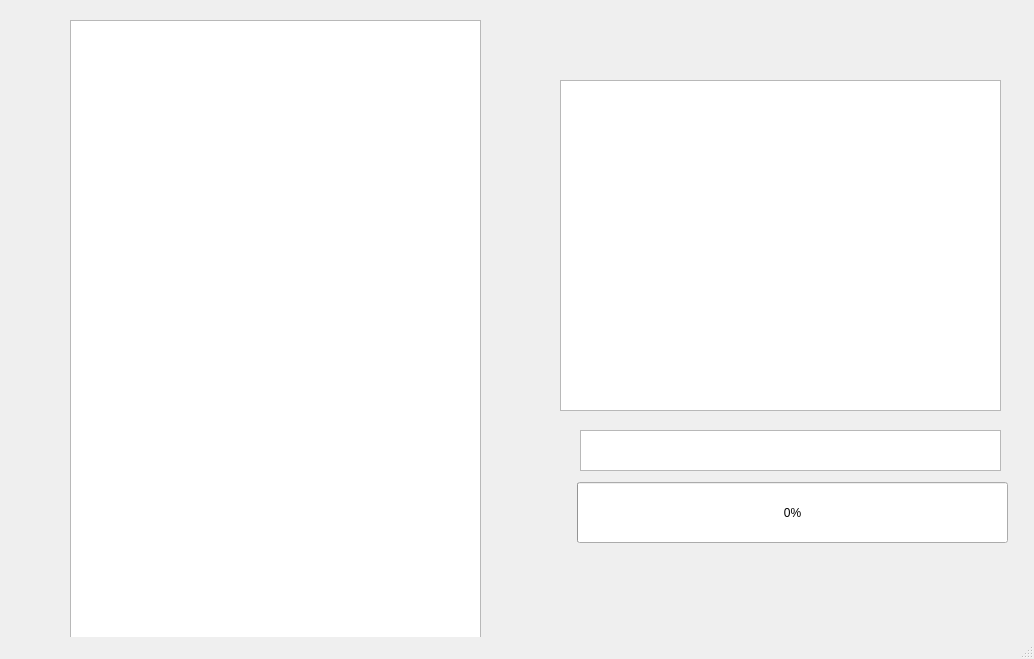
<?xml version="1.0" encoding="UTF-8"?>
<ui version="4.0">
 <class>MainWindow</class>
 <widget class="QMainWindow" name="MainWindow">
  <property name="geometry">
   <rect>
    <x>0</x>
    <y>0</y>
    <width>1034</width>
    <height>659</height>
   </rect>
  </property>
  <property name="windowTitle">
   <string>WebScraping Steam </string>
  </property>
  <widget class="QWidget" name="centralwidget">
   <widget class="QTableWidget" name="table_Categorias">
    <property name="geometry">
     <rect>
      <x>70</x>
      <y>20</y>
      <width>411</width>
      <height>631</height>
     </rect>
    </property>
   </widget>
   <widget class="QTableWidget" name="table_Juegos">
    <property name="geometry">
     <rect>
      <x>560</x>
      <y>80</y>
      <width>441</width>
      <height>331</height>
     </rect>
    </property>
   </widget>
   <widget class="QTextBrowser" name="textBrowser">
    <property name="geometry">
     <rect>
      <x>580</x>
      <y>430</y>
      <width>421</width>
      <height>41</height>
     </rect>
    </property>
   </widget>
   <widget class="QProgressBar" name="progressBar">
    <property name="geometry">
     <rect>
      <x>577</x>
      <y>482</y>
      <width>431</width>
      <height>61</height>
     </rect>
    </property>
    <property name="maximum">
     <number>50</number>
    </property>
    <property name="value">
     <number>0</number>
    </property>
   </widget>
  </widget>
  <widget class="QStatusBar" name="statusbar"/>
 </widget>
 <resources/>
 <connections/>
</ui>
